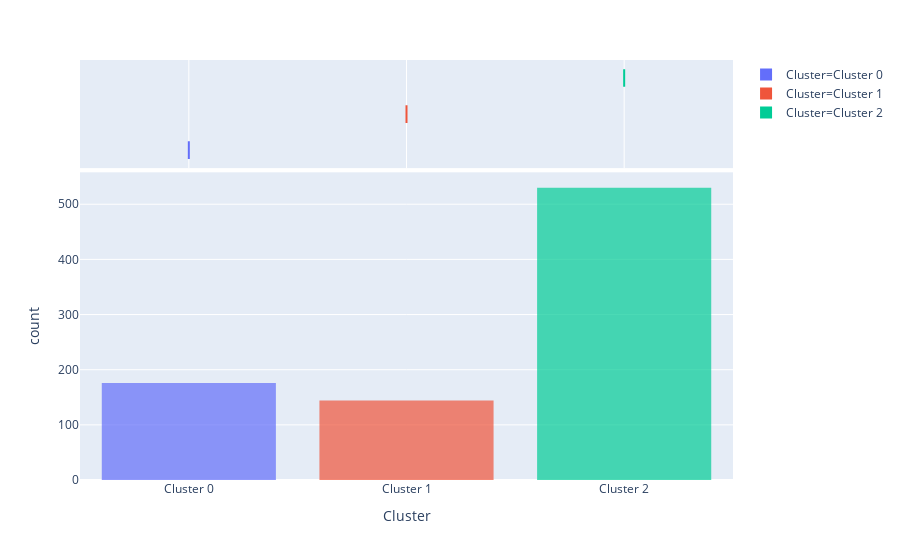

Notebook code for this chart:
### Code cell
plot_model(kmeans, plot = 'distribution') #to see size of clusters

### Figure 1 — Plotly figure (JSON) as saved in the notebook; plotly's stock layout.template omitted (floating-point values rounded to 4 significant figures; data arrays with more than 128 entries replaced by an {"elided": "..."} marker saying what was removed)
{"data": [{"alignmentgroup": "True", "bingroup": "x", "hoverlabel": {"namelength": 0}, "hovertemplate": "Cluster=%{x}<br>count=%{y}", "legendgroup": "Cluster=Cluster 0", "marker": {"color": "#636efa", "opacity": 0.7}, "name": "Cluster=Cluster 0", "offsetgroup": "Cluster=Cluster 0", "orientation": "v", "showlegend": true, "type": "histogram", "x": {"elided": "176 str values"}, "xaxis": "x", "yaxis": "y"}, {"alignmentgroup": "True", "customdata": {"elided": "176x10 mixed values"}, "hoverlabel": {"namelength": 0}, "hovertemplate": "Cluster=%{customdata[9]}<br>Age=%{customdata[0]}<br>Edu=%{customdata[1]}<br>Years Employed=%{customdata[2]}<br>Income=%{customdata[3]}<br>Card Debt=%{customdata[4]}<br>Other Debt=%{customdata[5]}<br>Defaulted=%{customdata[6]}<br>Address=%{customdata[7]}<br>DebtIncomeRatio=%{customdata[8]}", "legendgroup": "Cluster=Cluster 0", "marker": {"color": "#636efa"}, "name": "Cluster=Cluster 0", "notched": true, "offsetgroup": "Cluster=Cluster 0", "showlegend": false, "type": "box", "x": {"elided": "176 str values"}, "xaxis": "x2", "yaxis": "y2"}, {"alignmentgroup": "True", "bingroup": "x", "hoverlabel": {"namelength": 0}, "hovertemplate": "Cluster=%{x}<br>count=%{y}", "legendgroup": "Cluster=Cluster 1", "marker": {"color": "#EF553B", "opacity": 0.7}, "name": "Cluster=Cluster 1", "offsetgroup": "Cluster=Cluster 1", "orientation": "v", "showlegend": true, "type": "histogram", "x": {"elided": "144 str values"}, "xaxis": "x", "yaxis": "y"}, {"alignmentgroup": "True", "customdata": {"elided": "144x10 mixed values"}, "hoverlabel": {"namelength": 0}, "hovertemplate": "Cluster=%{customdata[9]}<br>Age=%{customdata[0]}<br>Edu=%{customdata[1]}<br>Years Employed=%{customdata[2]}<br>Income=%{customdata[3]}<br>Card Debt=%{customdata[4]}<br>Other Debt=%{customdata[5]}<br>Defaulted=%{customdata[6]}<br>Address=%{customdata[7]}<br>DebtIncomeRatio=%{customdata[8]}", "legendgroup": "Cluster=Cluster 1", "marker": {"color": "#EF553B"}, "name": "Cluster=Cluster 1", "notched": true, "offsetgroup": "Cluster=Cluster 1", "showlegend": false, "type": "box", "x": {"elided": "144 str values"}, "xaxis": "x2", "yaxis": "y2"}, {"alignmentgroup": "True", "bingroup": "x", "hoverlabel": {"namelength": 0}, "hovertemplate": "Cluster=%{x}<br>count=%{y}", "legendgroup": "Cluster=Cluster 2", "marker": {"color": "#00cc96", "opacity": 0.7}, "name": "Cluster=Cluster 2", "offsetgroup": "Cluster=Cluster 2", "orientation": "v", "showlegend": true, "type": "histogram", "x": {"elided": "530 str values"}, "xaxis": "x", "yaxis": "y"}, {"alignmentgroup": "True", "customdata": {"elided": "530x10 mixed values"}, "hoverlabel": {"namelength": 0}, "hovertemplate": "Cluster=%{customdata[9]}<br>Age=%{customdata[0]}<br>Edu=%{customdata[1]}<br>Years Employed=%{customdata[2]}<br>Income=%{customdata[3]}<br>Card Debt=%{customdata[4]}<br>Other Debt=%{customdata[5]}<br>Defaulted=%{customdata[6]}<br>Address=%{customdata[7]}<br>DebtIncomeRatio=%{customdata[8]}", "legendgroup": "Cluster=Cluster 2", "marker": {"color": "#00cc96"}, "name": "Cluster=Cluster 2", "notched": true, "offsetgroup": "Cluster=Cluster 2", "showlegend": false, "type": "box", "x": {"elided": "530 str values"}, "xaxis": "x2", "yaxis": "y2"}], "layout": {"barmode": "relative", "legend": {"tracegroupgap": 0}, "margin": {"t": 60}, "xaxis": {"anchor": "y", "categoryarray": ["Cluster 0", "Cluster 1", "Cluster 2"], "categoryorder": "array", "domain": [0, 1], "title": {"text": "Cluster"}}, "xaxis2": {"anchor": "y2", "domain": [0, 1], "matches": "x", "showgrid": true, "showticklabels": false}, "yaxis": {"anchor": "x", "domain": [0, 0.7326], "title": {"text": "count"}}, "yaxis2": {"anchor": "x2", "domain": [0.7426, 1], "matches": "y2", "showgrid": false, "showline": false, "showticklabels": false, "ticks": ""}}}
